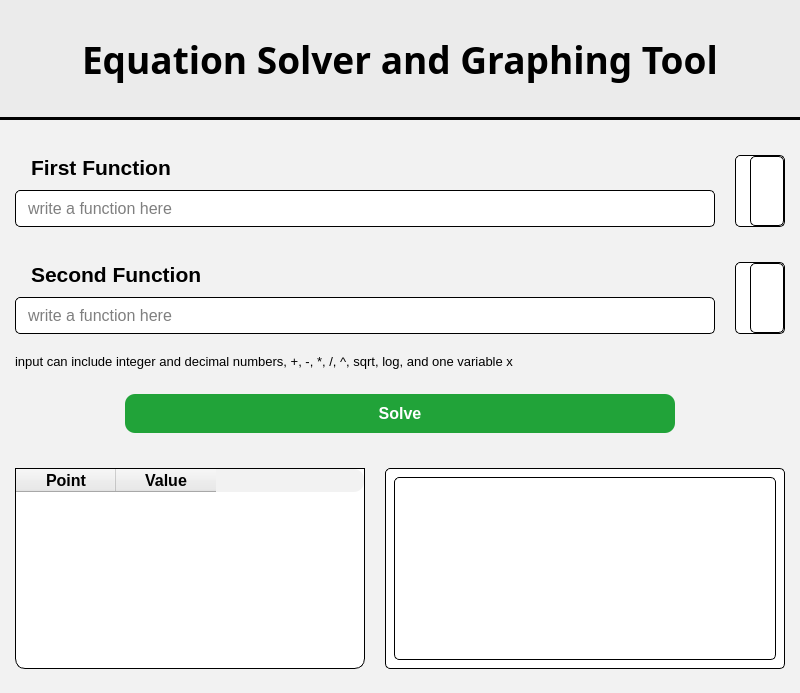
<?xml version="1.0" encoding="UTF-8"?>
<ui version="4.0">
 <class>MainWindow</class>
 <widget class="QMainWindow" name="MainWindow">
  <property name="geometry">
   <rect>
    <x>0</x>
    <y>0</y>
    <width>800</width>
    <height>693</height>
   </rect>
  </property>
  <property name="windowTitle">
   <string>MainWindow</string>
  </property>
  <widget class="QWidget" name="main_container">
   <property name="styleSheet">
    <string notr="true">background: #f2f2f2</string>
   </property>
   <layout class="QVBoxLayout" name="verticalLayout_2">
    <property name="spacing">
     <number>20</number>
    </property>
    <property name="leftMargin">
     <number>0</number>
    </property>
    <property name="topMargin">
     <number>0</number>
    </property>
    <property name="rightMargin">
     <number>0</number>
    </property>
    <item>
     <widget class="QWidget" name="title_container" native="true">
      <property name="sizePolicy">
       <sizepolicy hsizetype="Minimum" vsizetype="Minimum">
        <horstretch>0</horstretch>
        <verstretch>0</verstretch>
       </sizepolicy>
      </property>
      <property name="minimumSize">
       <size>
        <width>0</width>
        <height>120</height>
       </size>
      </property>
      <property name="maximumSize">
       <size>
        <width>16777215</width>
        <height>120</height>
       </size>
      </property>
      <property name="styleSheet">
       <string notr="true">background: #ebebeb;
border-bottom: 3px solid black;</string>
      </property>
      <layout class="QHBoxLayout" name="horizontalLayout_4">
       <property name="sizeConstraint">
        <enum>QLayout::SizeConstraint::SetDefaultConstraint</enum>
       </property>
       <item>
        <widget class="QLabel" name="title">
         <property name="sizePolicy">
          <sizepolicy hsizetype="Fixed" vsizetype="Fixed">
           <horstretch>0</horstretch>
           <verstretch>0</verstretch>
          </sizepolicy>
         </property>
         <property name="font">
          <font>
           <family>Monotype Corsiva</family>
           <pointsize>28</pointsize>
           <italic>false</italic>
           <bold>true</bold>
           <kerning>true</kerning>
          </font>
         </property>
         <property name="styleSheet">
          <string notr="true">border: none</string>
         </property>
         <property name="text">
          <string>Equation Solver and Graphing Tool</string>
         </property>
        </widget>
       </item>
      </layout>
     </widget>
    </item>
    <item>
     <widget class="QWidget" name="upper_container" native="true">
      <layout class="QVBoxLayout" name="verticalLayout">
       <property name="spacing">
        <number>5</number>
       </property>
       <property name="leftMargin">
        <number>15</number>
       </property>
       <property name="topMargin">
        <number>0</number>
       </property>
       <property name="rightMargin">
        <number>15</number>
       </property>
       <property name="bottomMargin">
        <number>0</number>
       </property>
       <item>
        <widget class="QWidget" name="input1_container" native="true">
         <layout class="QHBoxLayout" name="horizontalLayout_2">
          <property name="spacing">
           <number>20</number>
          </property>
          <property name="leftMargin">
           <number>0</number>
          </property>
          <property name="topMargin">
           <number>15</number>
          </property>
          <property name="rightMargin">
           <number>0</number>
          </property>
          <property name="bottomMargin">
           <number>15</number>
          </property>
          <item>
           <widget class="QWidget" name="input1_box" native="true">
            <property name="minimumSize">
             <size>
              <width>250</width>
              <height>0</height>
             </size>
            </property>
            <property name="maximumSize">
             <size>
              <width>700</width>
              <height>16777215</height>
             </size>
            </property>
            <layout class="QVBoxLayout" name="verticalLayout_4">
             <property name="spacing">
              <number>10</number>
             </property>
             <property name="leftMargin">
              <number>0</number>
             </property>
             <property name="topMargin">
              <number>0</number>
             </property>
             <property name="rightMargin">
              <number>0</number>
             </property>
             <property name="bottomMargin">
              <number>0</number>
             </property>
             <item>
              <widget class="QLabel" name="input1_label">
               <property name="sizePolicy">
                <sizepolicy hsizetype="Fixed" vsizetype="Fixed">
                 <horstretch>0</horstretch>
                 <verstretch>0</verstretch>
                </sizepolicy>
               </property>
               <property name="font">
                <font>
                 <pointsize>16</pointsize>
                 <bold>true</bold>
                </font>
               </property>
               <property name="styleSheet">
                <string notr="true">padding-left: 10px</string>
               </property>
               <property name="text">
                <string>First Function</string>
               </property>
              </widget>
             </item>
             <item>
              <widget class="QLineEdit" name="input1">
               <property name="font">
                <font>
                 <pointsize>12</pointsize>
                </font>
               </property>
               <property name="styleSheet">
                <string notr="true">background: white;
padding: 7px 10px;
border: 1px solid black;
border-radius: 5px
</string>
               </property>
               <property name="placeholderText">
                <string>write a function here</string>
               </property>
              </widget>
             </item>
            </layout>
           </widget>
          </item>
          <item>
           <widget class="QWidget" name="input1_function_box" native="true">
            <property name="styleSheet">
             <string notr="true">background: white;
border: 1px solid black;
border-radius: 5px</string>
            </property>
            <layout class="QVBoxLayout" name="verticalLayout_10">
             <property name="spacing">
              <number>0</number>
             </property>
             <property name="leftMargin">
              <number>15</number>
             </property>
             <property name="topMargin">
              <number>1</number>
             </property>
             <property name="rightMargin">
              <number>1</number>
             </property>
             <property name="bottomMargin">
              <number>1</number>
             </property>
             <item>
              <layout class="QHBoxLayout" name="input1_function">
               <property name="spacing">
                <number>0</number>
               </property>
               <item>
                <widget class="QWidget" name="widget" native="true"/>
               </item>
              </layout>
             </item>
            </layout>
           </widget>
          </item>
         </layout>
        </widget>
       </item>
       <item>
        <widget class="QWidget" name="input2_container" native="true">
         <layout class="QHBoxLayout" name="horizontalLayout_3">
          <property name="spacing">
           <number>20</number>
          </property>
          <property name="leftMargin">
           <number>0</number>
          </property>
          <property name="topMargin">
           <number>15</number>
          </property>
          <property name="rightMargin">
           <number>0</number>
          </property>
          <property name="bottomMargin">
           <number>15</number>
          </property>
          <item>
           <widget class="QWidget" name="input2_box" native="true">
            <property name="minimumSize">
             <size>
              <width>250</width>
              <height>0</height>
             </size>
            </property>
            <property name="maximumSize">
             <size>
              <width>700</width>
              <height>16777215</height>
             </size>
            </property>
            <layout class="QVBoxLayout" name="verticalLayout_5">
             <property name="spacing">
              <number>10</number>
             </property>
             <property name="leftMargin">
              <number>0</number>
             </property>
             <property name="topMargin">
              <number>0</number>
             </property>
             <property name="rightMargin">
              <number>0</number>
             </property>
             <property name="bottomMargin">
              <number>0</number>
             </property>
             <item>
              <widget class="QLabel" name="input2_label">
               <property name="sizePolicy">
                <sizepolicy hsizetype="Fixed" vsizetype="Fixed">
                 <horstretch>0</horstretch>
                 <verstretch>0</verstretch>
                </sizepolicy>
               </property>
               <property name="font">
                <font>
                 <pointsize>16</pointsize>
                 <bold>true</bold>
                </font>
               </property>
               <property name="styleSheet">
                <string notr="true">padding-left: 10px</string>
               </property>
               <property name="text">
                <string>Second Function</string>
               </property>
              </widget>
             </item>
             <item>
              <widget class="QLineEdit" name="input2">
               <property name="font">
                <font>
                 <pointsize>12</pointsize>
                </font>
               </property>
               <property name="styleSheet">
                <string notr="true">background: white;
padding: 7px 10px;
border: 1px solid black;
border-radius: 5px</string>
               </property>
               <property name="placeholderText">
                <string>write a function here</string>
               </property>
              </widget>
             </item>
            </layout>
           </widget>
          </item>
          <item>
           <widget class="QWidget" name="input2_function_box" native="true">
            <property name="styleSheet">
             <string notr="true">background: white;
border: 1px solid black;
border-radius: 5px</string>
            </property>
            <layout class="QVBoxLayout" name="verticalLayout_11">
             <property name="spacing">
              <number>0</number>
             </property>
             <property name="leftMargin">
              <number>15</number>
             </property>
             <property name="topMargin">
              <number>1</number>
             </property>
             <property name="rightMargin">
              <number>1</number>
             </property>
             <property name="bottomMargin">
              <number>1</number>
             </property>
             <item>
              <layout class="QHBoxLayout" name="input2_function">
               <property name="spacing">
                <number>0</number>
               </property>
               <item>
                <widget class="QWidget" name="widget_2" native="true"/>
               </item>
              </layout>
             </item>
            </layout>
           </widget>
          </item>
         </layout>
        </widget>
       </item>
       <item>
        <widget class="QLabel" name="info_label">
         <property name="sizePolicy">
          <sizepolicy hsizetype="Fixed" vsizetype="Fixed">
           <horstretch>0</horstretch>
           <verstretch>0</verstretch>
          </sizepolicy>
         </property>
         <property name="font">
          <font>
           <pointsize>10</pointsize>
          </font>
         </property>
         <property name="text">
          <string>input can include integer and decimal numbers, +, -, *, /, ^, sqrt, log, and one variable x</string>
         </property>
        </widget>
       </item>
       <item>
        <widget class="QWidget" name="button_container" native="true">
         <layout class="QHBoxLayout" name="horizontalLayout_5">
          <property name="spacing">
           <number>20</number>
          </property>
          <property name="leftMargin">
           <number>0</number>
          </property>
          <property name="topMargin">
           <number>20</number>
          </property>
          <property name="rightMargin">
           <number>0</number>
          </property>
          <property name="bottomMargin">
           <number>15</number>
          </property>
          <item>
           <widget class="QPushButton" name="solve_button">
            <property name="minimumSize">
             <size>
              <width>400</width>
              <height>0</height>
             </size>
            </property>
            <property name="maximumSize">
             <size>
              <width>550</width>
              <height>16777215</height>
             </size>
            </property>
            <property name="font">
             <font>
              <pointsize>12</pointsize>
              <bold>true</bold>
             </font>
            </property>
            <property name="styleSheet">
             <string notr="true">QPushButton {
	background: #21A339;
	color: white;
	padding: 10px;
	border-radius: 10px;
}

QPushButton[isLoading="true"] {
   background-color: #999999;
}

QPushButton:hover {
   background-color: #177F2F;
}

QPushButton[isLoading="true"]:hover {
   background-color: #999999;
}</string>
            </property>
            <property name="text">
             <string>Solve</string>
            </property>
           </widget>
          </item>
         </layout>
        </widget>
       </item>
      </layout>
     </widget>
    </item>
    <item>
     <widget class="QWidget" name="solution_container" native="true">
      <property name="minimumSize">
       <size>
        <width>0</width>
        <height>200</height>
       </size>
      </property>
      <layout class="QHBoxLayout" name="horizontalLayout">
       <property name="spacing">
        <number>20</number>
       </property>
       <property name="leftMargin">
        <number>15</number>
       </property>
       <property name="topMargin">
        <number>0</number>
       </property>
       <property name="rightMargin">
        <number>15</number>
       </property>
       <property name="bottomMargin">
        <number>15</number>
       </property>
       <item>
        <widget class="QTableWidget" name="solution_table">
         <property name="minimumSize">
          <size>
           <width>250</width>
           <height>0</height>
          </size>
         </property>
         <property name="maximumSize">
          <size>
           <width>350</width>
           <height>16777215</height>
          </size>
         </property>
         <property name="styleSheet">
          <string notr="true">QTableWidget {
	background: white;
	border-bottom-left-radius: 10px;
	border-bottom-right-radius: 10px;
	border: 1px solid black;
}

QHeaderView::section {
	background: #ebebeb;
	border-bottom: 1px solid black;
}

QHeaderView {	
	border-radius: 10px;
}</string>
         </property>
         <attribute name="verticalHeaderVisible">
          <bool>false</bool>
         </attribute>
         <column>
          <property name="text">
           <string>Point</string>
          </property>
          <property name="font">
           <font>
            <pointsize>12</pointsize>
            <bold>true</bold>
           </font>
          </property>
         </column>
         <column>
          <property name="text">
           <string>Value</string>
          </property>
          <property name="font">
           <font>
            <pointsize>12</pointsize>
            <bold>true</bold>
           </font>
          </property>
         </column>
        </widget>
       </item>
       <item>
        <widget class="QWidget" name="solution_graph_box" native="true">
         <property name="styleSheet">
          <string notr="true">background: white;
border: 1px solid black;
border-radius: 5px</string>
         </property>
         <layout class="QVBoxLayout" name="verticalLayout_7">
          <item>
           <layout class="QHBoxLayout" name="solution_graph">
            <item>
             <widget class="QWidget" name="widget_3" native="true"/>
            </item>
           </layout>
          </item>
         </layout>
        </widget>
       </item>
      </layout>
     </widget>
    </item>
   </layout>
  </widget>
 </widget>
 <resources/>
 <connections/>
</ui>
